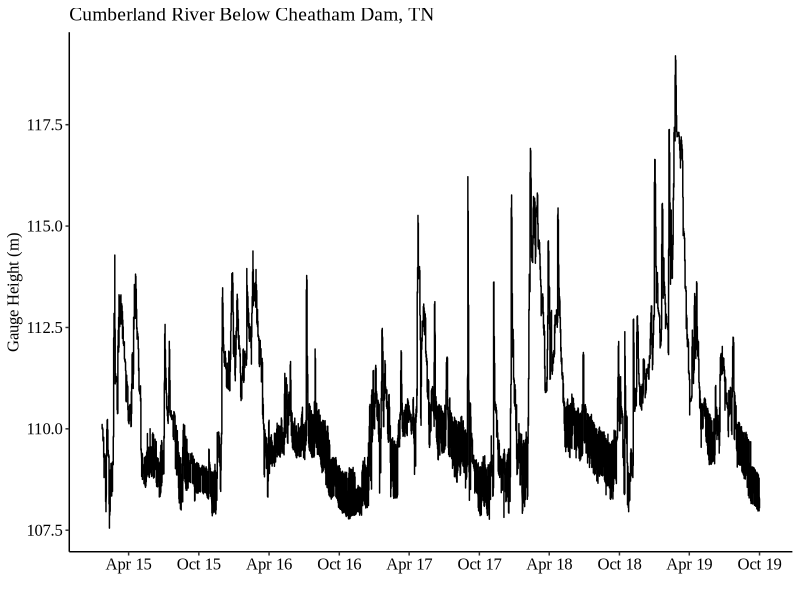
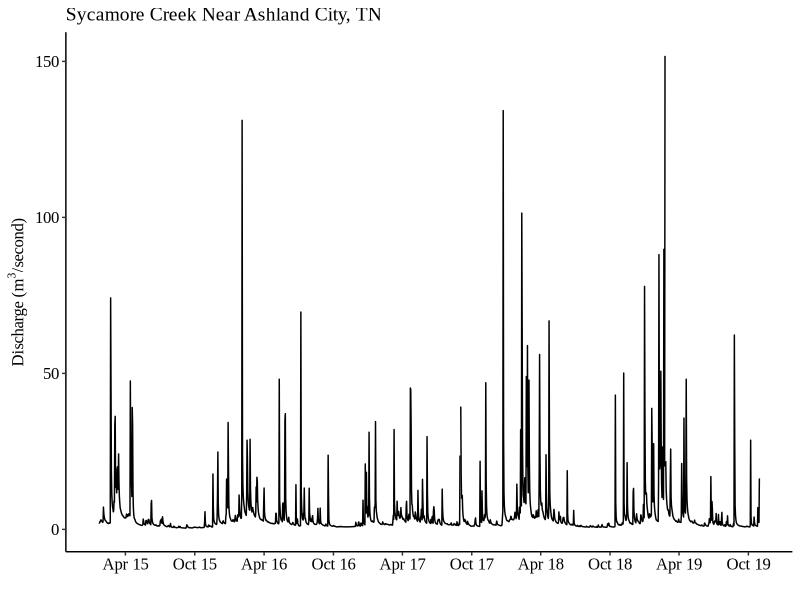

The R source for these figures, in order: (Note: this script raises an error after producing the figures.)
## ---- chunk 1
packages <- c(
  "caret",
  "utils",
  "raster",
  "data.table",
  "grid",
  "vegan",
  "permute",
  "sp",
  "dplyr",
  "ggplot2",
  "tidyr",
  "knitr",
  "lattice",
  "MASS",
  "randomForest",
  "randomForestExplainer",
  "ROCR",
  "cowplot",
  "ggrepel",
  "gt",
  "glue",
  "pdp",
  "scales",
  "kableExtra",
  "cowplot",
  "vegan"
)

sapply(packages, require, character.only=T)
## ---- chunk 2
theme_set(
  theme_bw(base_family = "Times New Roman")
)
## ---- chunk 3
study <- read.csv("public_data/Cottonmouth-Datasheet.csv")
## ---- chunk 4
gauge<-read.csv("data/GaugeData-USGS.csv")
gauge[,2]<-as.Date(gauge[,2])
gauge[,4]<-gauge[,3]*0.3048

discharge<-read.csv("data/SycamoreData-USGS.csv")
discharge[,2]<-as.Date(discharge[,2])
discharge[,4]<-discharge[,3]*0.0283168

p1<-ggplot(gauge, aes(x =gauge$datetime, y= gauge$V4))+
  geom_line(color = "black")+
  xlab("")+
  ylab("Gauge Height (m)")+
  ggtitle("Cumberland River Below Cheatham Dam, TN")+
  #ggtitle("USGS 03435000 Cumberland River Below Cheatham Dam, TN")+
  scale_x_date(breaks=date_breaks("6 months"), labels = date_format("%b %y"))+
  theme_classic() +
  theme(text = element_text(family = "Times New Roman")) +
  theme(
    plot.title = element_text(size = 14),
    axis.title.x = element_text(size = 12),
    axis.title.y = element_text(size = 12),
    axis.text.x = element_text(size = 12, color = "black"),
    axis.text.y = element_text(size = 12, color = "black")
  )

p2<-ggplot(discharge, aes(x =discharge$datetime, y= discharge$V4))+
  geom_line(color = "black")+
  xlab("")+
  ylab(expression("Discharge (" * m^3 * "/second)"))+
  ggtitle("Sycamore Creek Near Ashland City, TN")+
  #ggtitle("USGS 03431800 Sycamore Creek Near Ashland City, TN")+
  scale_x_date(breaks=date_breaks("6 months"), labels = date_format("%b %y"))+
  theme_classic() +
  theme(text = element_text(family = "Times New Roman")) +
  theme(
    plot.title = element_text(size = 14),
    axis.title.x = element_text(size = 12), 
    axis.title.y = element_text(size = 12),
    axis.text.x = element_text(size = 12, color = "black"),
    axis.text.y = element_text(size = 12, color = "black")
  )

(p1 / p2) #stack plots using patchwork

ggsave("HCB_figs/fig2_hydrographs.jpg")
#ggsave("HCB_figs/fig1_hydrographs.jpg", width = 3.43, height = 3)
## ---- chunk 5
#Subsetting Groups
male<- study %>% subset(Group == "MALE")
female<- study %>% subset(Group == "FEMALE")
juvenile<- study %>% subset(Group == "JUVENILE")
YOY<- study %>% subset(Group == "YOY")
## ---- chunk 6
glimpse(study)
s<-study[,c(3:24)]
s<-na.omit(s)
glimpse(s)
## ---- chunk 7
#Averaged surface and ambient temperature variables
Temp<-(s$Surface.Temp+s$Ambient.Temp)/2
s<-cbind(s,Temp)
#Removed correlated variables
s<-s[,c(1,5,6,7,8,9,10,11,12,13,14,15,17,18,19,20,21,22,23)]
glimpse(s)
## ---- chunk 8
s1<-s[,c(1,2,3,4,5,6,7,8,9,10,11,12,13,14,15,16,17,18,19)]
glimpse(s1)
#PCA
pc<-princomp(s1[,c(2,3,4,5,6,7,8,9,10,11,12,13,14,15,16,19)], cor = T, scores = T)
#Component
#Setting- Up ANOVA
comp<-pc$scores[,1:3]
s1<-cbind(s1, comp)
#Snake Averages
group<- s1 %>% subset(Type == "SNAKE")

pcomp<-group_by(group, Group)%>%
  summarise(Comp.1 = mean(Comp.1),
            Comp.2 = mean(Comp.2),
            Comp.3 = mean(Comp.3))
## ---- chunk 9
summary(pc)
screeplot(pc, type = "l")
## ---- chunk 10
##Colored Plot Snake vs Habitat
p<-ggplot(data = s1, aes(Comp.1, Comp.2, shape = Type))+
  geom_point(size = 3.1)+
  scale_shape_manual(values = c(21, 19))+
  theme_bw(base_size = 24)+
  theme(panel.grid = element_blank(), panel.border = element_rect(fill= "transparent"))+
  geom_hline(yintercept = 0, lty = 2) +
  geom_vline(xintercept = 0, lty = 2)+
  xlim(-6,6)+
  ylim(-4.5,4.5)+
  stat_ellipse(type = "norm", aes(color = Type), 
               show.legend = FALSE,size = 1, level = 0.95, linetype = 1)+
  scale_color_manual(values=c("#969696", "#252525"))+
  annotate("label",  x = 3.5, y = 2.7, label = "Cottonmouth", color ="#252525", size = 9, family = "Times New Roman")+
  annotate("label",  x = 3, y = -3.5, label = "Habitat", color ="#969696", size = 9, family = "Times New Roman")+
  xlab(expression(atop("aquatic sites" %<->% "terrestrial sites", paste("PC-1 (22.6%)" ))))+
  ylab(expression(atop ("PC-2 (11.8%)", paste("low cover " %<->% "high cover"))))+
  theme(text = element_text(family = "Times New Roman")) +
  theme(legend.position="none", legend.background = element_rect(fill="White",
                                                                 size=0.5),
    axis.title.x = element_text(size = 26),
    axis.title.y = element_text(size = 26),
    axis.text.x = element_text(size = 20, color = "black"),
    axis.text.y = element_text(size = 20, color = "black")
  )

#Adding Densities
xdens<-axis_canvas(p, axis = "x")+
  geom_density(data =group, aes(Comp.1, color = group$Group, fill = group$Group), alpha = 0.15, size =1, linetype= "dashed")+
  scale_fill_manual(values = c("#F8766D","#7CAE00","#00BFC4", "#C77CFF"))+
  scale_color_manual(values = c("#F8766D","#7CAE00","#00BFC4", "#C77CFF")) +
  theme(text = element_text(family = "Times New Roman"))

ydens<-axis_canvas(p, axis = "y", coord_flip = TRUE)+
  geom_density(data =group, aes(Comp.2, color = group$Group, fill = group$Group), alpha = 0.15, size =1, linetype= "dashed")+
  scale_fill_manual(values = c("#F8766D","#7CAE00","#00BFC4", "#C77CFF"))+
  scale_color_manual(values = c("#F8766D","#7CAE00","#00BFC4", "#C77CFF"))+
  theme(text = element_text(family = "Times New Roman")) +
  coord_flip()

p1<-insert_xaxis_grob(p, xdens, grid::unit(0.2, "null"), position= "top")
p2<-insert_yaxis_grob(p1,ydens, grid::unit(0.2, "null"), position = "right")

twogroup<-ggdraw(p2)

#Colored Intraspecific Group
gg_scatter1<-ggplot(data = s1, aes(Comp.1, Comp.2, shape = Type))+
  scale_shape_manual(values = c(15,21,16,17,18, 19))+
  theme_bw(base_size = 24)+
  theme(text = element_text(family = "Times New Roman")) +
  theme(panel.grid = element_blank(), panel.border = element_rect(fill= "transparent"))+
  geom_hline(yintercept = 0, lty = 2) +
  geom_vline(xintercept = 0, lty = 2)+
  xlim(-6,6)+
  ylim(-4.5,4.5)+
  stat_ellipse(type = "norm", aes(color = Type), 
               show.legend = FALSE,size = 1, level = 0.95, linetype = 1)+
  scale_color_manual(values=c("#F8766D","#969696","#7CAE00","#00BFC4", "#C77CFF", "#252525"))+
  annotate("label",  x = 3.2, y = 2.7, label = "Cottonmouth", color ="#252525", size = 9, family = "Times New Roman")+
  annotate("label",  x = 3, y = -3.5, label = "Habitat", color ="#969696", size = 9, family = "Times New Roman")+
  xlab(expression(atop("aquatic sites" %<->% "terrestrial sites", paste("PC-1 (22.6%)" ))))+
  ylab(expression(atop ("PC-2 (11.8%)", paste("low cover " %<->% "high cover"))))+
  theme(legend.position="none", legend.background = element_rect(fill="White",
                                                                 size=0.5),
    axis.title.x = element_text(size = 26),
    axis.title.y = element_text(size = 26),
    axis.text.x = element_text(size = 20, color = "black"),
    axis.text.y = element_text(size = 20, color = "black"))

pp<-gg_scatter1+
  geom_point(data =pcomp, aes(pcomp$Comp.1, pcomp$Comp.2, shape = Group, color = Group), size = 8, alpha= 0.8)+
  theme(text = element_text(family = "Times New Roman")) +
  annotate("label", x = 0.9, y = 0.5, label = "FEMALE", color ="#F8766D", size = 6, family = "Times New Roman")+
  annotate("label", x = -1.6, y = 1.2, label = "JUVENILE", color ="#7CAE00", size = 6, family = "Times New Roman")+
  annotate("label", x = -0.7, y = -0.15, label = "MALE", color ="#00BFC4", size = 6, family = "Times New Roman")+
  annotate("label", x = 0.8, y = 1.7, label = "NEONATE", color ="#C77CFF", size =6, family = "Times New Roman")

#Adding Densities for Intraspecific Groups
xdens1<-axis_canvas(pp, axis = "x")+
  geom_density(data =group, aes(Comp.1, color = group$Group, fill = group$Group), alpha = 0.15, size =1, linetype= "dashed")+
  scale_fill_manual(values = c("#F8766D","#7CAE00","#00BFC4", "#C77CFF"))+
  scale_color_manual(values = c("#F8766D","#7CAE00","#00BFC4", "#C77CFF"))

ydens1<-axis_canvas(pp, axis = "y", coord_flip = TRUE)+
  geom_density(data =group, aes(Comp.2, color = group$Group, fill = group$Group), alpha = 0.15, size =1, linetype= "dashed")+
  scale_fill_manual(values = c("#F8766D","#7CAE00","#00BFC4", "#C77CFF"))+
  scale_color_manual(values = c("#F8766D","#7CAE00","#00BFC4", "#C77CFF"))+
  coord_flip()

p11<-insert_xaxis_grob(pp, xdens1, grid::unit(0.2, "null"), position= "top")
p22<-insert_yaxis_grob(p11,ydens1, grid::unit(0.2, "null"), position = "right")

fourgroup<-ggdraw(p22)

colored<-plot_grid(twogroup,fourgroup, nrow = 1, align = "h")
## ---- chunk 11
colored
ggsave("HCB_figs/fig3_PCA_ellipses.jpg")
## ---- chunk 12
Description<- c("Percentage of canopy above quadrat", "Coverage within quadrat","Coverage within quadrat","Coverage within quadrat","Coverage within quadrat", "Height of largest living woody stem", "Height of cover object closest to snake point", "Distance to nearest cover object", "Diameter of largest log within quadrat", "Distance to nearest water source", "Water depth measured within quadrat", "Coverage within quadrat","Coverage within quadrat","Coverage within quadrat", "Coverage within quadrat","Mean temperature within quadrat", "", "")

loadings<-pc$loadings[,1:3]
sdev<-t(data.frame(pc$sdev))
eigen<-sdev[,1:3]
Variance<-c(22.60, 11.81, 9.27)
loadings<-rbind(loadings, eigen, Variance)
loadings<-round(loadings, digits = 3)
names(loadings)<-c("PC-1", "PC-2", "PC-3")
loadings<-round(loadings, digits = 3)
loadings<-cbind(Description, loadings)

"Variable (units)"<-c("Canopy Closure (%)", "Rock Cover (%)", "Leaf Cover (%)", "Vegetative Cover (%)", "Fallen Log Cover (%)","Woody Stem Height (cm)", "Cover Height (cm)", "Distance To Cover (cm)","Log Diameter (cm)", "Distance To Water (cm)", "Water Depth (cm)", "Percent Water (%)", "Percent Woody Debris (%)", "Percent Floating Vegetation (%)", "Percent Bare Soil (%)", "Mean Temperature (C)", "Eigenvalue", "Explained Variance")

loadings<-cbind(`Variable (units)`,loadings)
names(loadings)<-c("Variable (units)", "Description", "PC-1", "PC-2", "PC-3")
row.names(loadings)<-NULL

kable(loadings) %>%
  kable_styling("striped")%>%
  pack_rows("PCA Statistics", 17,18)
  
## ---- chunk 13
# #PERMANOVA
# Perm1<-adonis2(s1[,c(2,3,4,5,6,7,8,9,10,11,12,13,14,15,16,22)]~ Type, data = s1, method='eu')
# Perm1<-cbind(Perm1$aov.tab[1,4], Perm1$aov.tab[1,6])
# 
# #PERMDISP
# dist<-dist(scale(s1[,c(2,3,4,5,6,7,8,9,10,11,12,13,14,15,16,22)]))
# bd<-anova(betadisper(dist,s1$Type))
# beta<-betadisper(dist,s1$Type)
# bd1<-cbind(bd$`F value`, bd$`Pr(>F)`)
# bd1<-data.frame(bd1)
# bd1<-bd1[-2,]
# PermDisp<- cbind(Perm1, bd1)
# names(PermDisp)<-c("Pseudo-F", "P", "F", "P ")
# row.names(PermDisp)<-c("Proportions (Euclidean)")
# 
# gt(PermDisp, rownames_to_stub = TRUE)%>%
#   fmt_number(columns = c(1,3),
#              decimals = 2,
#              suffixing = T)%>%
#     fmt_scientific(columns = c(2,4),
#              decimals = 2)%>%
#   tab_spanner(
#     label = "PERMANOVA", columns = 1:2)%>%
#   tab_spanner(
#     label = "PERMDISP", columns = 3:4)%>%
#   tab_source_note(
#     source_note = "N(permutations) = 999")%>%
#   tab_source_note(
#     source_note = "df = 1")
## ---- chunk 14
vars <- c(2:16, 22)

# distance matrix
d <- dist(scale(s1[, vars]), method = "euclidean")

# PERMANOVA
perm <- adonis2(d ~ Type, data = s1)

Perm1 <- data.frame(
  `Pseudo-F` = perm$F[1],
  P = perm$`Pr(>F)`[1],
  check.names = FALSE
)

# PERMDISP
beta <- betadisper(d, s1$Type)
bd <- anova(beta)

bd1 <- data.frame(
  F = bd$`F value`[1],
  `P ` = bd$`Pr(>F)`[1],
  check.names = FALSE
)

# Combine
PermDisp <- cbind(Perm1, bd1)

row.names(PermDisp) <- "Proportions (Euclidean)"

PermDisp

gt(PermDisp, rownames_to_stub = TRUE)%>%
  fmt_number(columns = c(1,3),
             decimals = 2,
             suffixing = T)%>%
    fmt_scientific(columns = c(2,4),
             decimals = 2)%>%
  tab_spanner(
    label = "PERMANOVA", columns = 1:2)%>%
  tab_spanner(
    label = "PERMDISP", columns = 3:4)%>%
  tab_source_note(
    source_note = "N(permutations) = 999")%>%
  tab_source_note(
    source_note = "df = 1")

## ---- chunk 15
beta
## ---- chunk 16
pcomp<-pcomp[,2:4]
names(pcomp)<- c( "PC-1","PC-2", "PC-3")
row.names(pcomp)<-c("Female", "Juvenile", "Male", "YOY")
pcomp[,1:3]<-round(pcomp[,1:3], digits = 3)

C1<-aov(Comp.1~Group, group)
C2<-aov(Comp.2~Group, group)
C3<-aov(Comp.3~Group, group)

F.value<-c(anova(C1)$"F value"[1], anova(C2)$"F value"[1], anova(C3)$"F value"[1])
p.value<-c(anova(C1)$"Pr(>F)"[1],anova(C2)$"Pr(>F)"[1],anova(C3)$"Pr(>F)"[1])

stats<-data.frame(t(cbind(F.value, p.value)))
names(stats)<-c( "PC-1","PC-2", "PC-3")
pcomp<-rbind(pcomp,stats)

row.names(pcomp)<-c("Female", "Juvenile", "Male", "YOY", "F", "P-value")
pcomp<-round(pcomp, digits = 3)

gt(pcomp, rownames_to_stub = TRUE)%>%
  tab_stubhead(label = "Cottonmouth conspecific")%>%
  tab_row_group( group = "",
    rows = 1:4
  )%>%
  tab_row_group(
    group = "ANOVA",rows = c(5,6))
## ---- chunk 17
#PC-1
#ANOVA
summary(C1)
#Tukey
TukeyHSD(C1)
#PC-2
#ANOVA
summary(C2)
#Tukey 2
TukeyHSD(C2)

#PC-3
#ANOVA
summary(C3)

#Tukey 3
TukeyHSD(C3)
## ---- chunk 18
PC1<-ggplot(group, aes(x = Group, y = group$Comp.1, color = Group))+
  scale_color_manual(values = c("#F8766D","#7CAE00","#00BFC4", "#C77CFF"))+
  geom_boxplot()+
 ylab(expression(atop("aquatic site" %<->% "terrestrial sites", paste("PC-1 (22.6%)" ))))+
  xlab("")+
  geom_text(aes(4, 2.5, label = paste("P= 0.233")), color = "black", size=4)+
  theme_classic()+
  theme(legend.position="none", legend.background = element_rect(fill="White",size=0.5))

PC2<-ggplot(group, aes(x = Group, y = group$Comp.2, color = Group))+
  scale_color_manual(values = c("#F8766D","#7CAE00","#00BFC4", "#C77CFF"))+
  geom_boxplot()+
  ylab(expression(atop("low cover" %<->% "high cover", paste("PC-2 (11.8%)" ))))+
  xlab("")+
  geom_text(aes(4, 5, label = paste("P= 0.016*")), color = "black", size=4)+
  theme_classic()+
  theme(legend.position="none", legend.background = element_rect(fill="White",size=0.5))

PC3<-ggplot(group, aes(x = Group, y = group$Comp.3, color = Group))+
  scale_color_manual(values = c("#F8766D","#7CAE00","#00BFC4", "#C77CFF"))+
  geom_boxplot()+
  ylab(expression(atop("high vegetation" %<->% "low vegetation", paste("PC-3 (9.2%)" ))))+
  xlab("")+
  geom_text(aes(4, 5, label = paste("P= 0.358")), color = "black", size=4)+
  theme_classic()+
  theme(legend.position="none", legend.background = element_rect(fill="White",size=0.5))

plot_grid(PC1, PC2, PC3, labels=c("A)", "B)", "C)"), ncol = 3, nrow = 1)
## ---- chunk 19
#Linear Regression
mod<-lm(SVL~Comp.1,group)
mod2<-lm(SVL~Comp.2,group)
mod3<-lm(SVL~Comp.3,group)

LR1<-ggplot(group, aes(x= SVL, y= Comp.1))+
  geom_point(size = 2)+
  xlim(209, 1061)+
  geom_smooth(method = "lm", color= "black")+
  geom_hline(yintercept = 0, lty = 2) +
  geom_vline(xintercept = 600, lty = 2)+
  theme_bw(base_size = 24)+
  #geom_text(aes(900, 6, label = paste("R-squared = 0.034")), color="black")+
  geom_text(aes(900, 3, label = paste("P = 0.02")), color = "black", size=10, family = "Times New Roman")+
  #geom_text(aes(900, 3, label = paste("P = 0.023")), color = "black", size=10, family = "Times New Roman")+
  xlab("Snout-Vent Length (mm)")+
  ylab(expression(atop("aquatic site" %<->% "terrestrial sites", paste("PC-1 (22.6%)" ))))+
  ylim(-3,3)+
  guides(shape = "none")+
  theme(text = element_text(family = "Times New Roman")) +
  theme(panel.grid = element_blank(), panel.border = element_rect(fill= "transparent"),
    axis.title.x = element_text(size = 28),
    axis.title.y = element_text(size = 28),
    axis.text.x = element_text(size = 22),
    axis.text.y = element_text(size = 22)
  )

LR2<-ggplot(group, aes(x= SVL, y= Comp.2))+
  geom_point(size = 2)+
  xlim(209, 1061)+
  geom_smooth(method = "lm", color= "black")+
  geom_hline(yintercept = 0, lty = 2) +
  geom_vline(xintercept = 600, lty = 2)+
  theme_bw(base_size = 24)+
  #geom_text(aes(900, 6, label = paste("R-squared = 0.045")), color="black")+
  geom_text(aes(900, 3, label = paste("P = 0.008")), color = "black", size = 10, family = "Times New Roman")+
  xlab("Snout-Vent Length (mm)")+
  ylab(expression(atop("low cover" %<->% "high cover", paste("PC-2 (11.8%)" ))))+
  ylim(-3,3)+
  guides(shape = "none")+
  theme(text = element_text(family = "Times New Roman")) +
  theme(panel.grid = element_blank(), panel.border = element_rect(fill= "transparent"),
    axis.title.x = element_text(size = 28),
    axis.title.y = element_text(size = 28),
    axis.text.x = element_text(size = 22),
    axis.text.y = element_text(size = 22)
  )

LR3<-ggplot(group, aes(x= SVL, y= Comp.3))+
  geom_point(size = 2)+
  xlim(209, 1061)+
  geom_hline(yintercept = 0, lty = 2) +
  geom_vline(xintercept = 600, lty = 2)+
  theme_bw(base_size = 24)+
  #geom_text(aes(900, 6, label = paste("R-squared = 0.045")), color="black")+
  geom_text(aes(900, 3, label = paste("P = 0.49")), color = "black", size = 10, family = "Times New Roman")+
  xlab("Snout-Vent Length (mm)")+
  ylab(expression(atop("high vegetation" %<->% "low vegetation", paste("PC-3 (9.2%)" ))))+
  ylim(-3,3)+
  guides(shape = "none")+
  theme(text = element_text(family = "Times New Roman")) +
  theme(panel.grid = element_blank(), panel.border = element_rect(fill= "transparent"),
    axis.title.x = element_text(size = 28),
    axis.title.y = element_text(size = 28),
    axis.text.x = element_text(size = 22),
    axis.text.y = element_text(size = 22)
  )

#combine using patchwork
(LR1 + LR2 + LR3) +
  plot_annotation(tag_levels = 'A')

ggsave("HCB_figs/fig4_SVL_PCA_regressions.jpg")
## ---- chunk 20
summary(mod)
summary(mod2)
summary(mod3)
## ---- chunk 21
#Went with the Full Model
rf<-s1[,c(1,2,3,4,5,6,7,8,9,10,11,12,13,14,15,16,19)]
## ---- chunk 22
#Setting up Cross Validation Training and Validation sets
set.seed(123)
ind<-sample(2,nrow(rf),replace = T, prob = c(0.9,0.1))
train<-rf[ind==1,]
test<-rf[ind==2,]
## ---- chunk 23

train$Type <- as.factor(train$Type)
test$Type  <- as.factor(test$Type)

set.seed(123)
a1<- randomForest(Type~., data = train, ntree = 6000, importance = T)
a2<- randomForest(Type~., data = train, ntree = 6000, importance = T)
a3<- randomForest(Type~., data = train, ntree = 6000, importance = T)
a4<- randomForest(Type~., data = train, ntree = 6000, importance = T)
a5<- randomForest(Type~., data = train, ntree = 6000, importance = T)
a6<- randomForest(Type~., data = train, ntree = 6000, importance = T)
a7<- randomForest(Type~., data = train, ntree = 6000, importance = T)
a8<- randomForest(Type~., data = train, ntree = 6000, importance = T)
a9<- randomForest(Type~., data = train, ntree = 6000, importance = T)
a10<- randomForest(Type~., data = train, ntree = 6000, importance = T)
b1<- randomForest(Type~., data = train, ntree = 6000, importance = T)
b2<- randomForest(Type~., data = train, ntree = 6000, importance = T)
b3<- randomForest(Type~., data = train, ntree = 6000, importance = T)
b4<- randomForest(Type~., data = train, ntree = 6000, importance = T)
b5<- randomForest(Type~., data = train, ntree = 6000, importance = T)
b6<- randomForest(Type~., data = train, ntree = 6000, importance = T)
b7<- randomForest(Type~., data = train, ntree = 6000, importance = T)
b8<- randomForest(Type~., data = train, ntree = 6000, importance = T)
b9<- randomForest(Type~., data = train, ntree = 6000, importance = T)
b10<- randomForest(Type~., data = train, ntree = 6000, importance = T)
c1<- randomForest(Type~., data = train, ntree = 6000, importance = T)
c2<- randomForest(Type~., data = train, ntree = 6000, importance = T)
c3<- randomForest(Type~., data = train, ntree = 6000, importance = T)
c4<- randomForest(Type~., data = train, ntree = 6000, importance = T)
c5<- randomForest(Type~., data = train, ntree = 6000, importance = T)
c6<- randomForest(Type~., data = train, ntree = 6000, importance = T)
c7<- randomForest(Type~., data = train, ntree = 6000, importance = T)
c8<- randomForest(Type~., data = train, ntree = 6000, importance = T)
c9<- randomForest(Type~., data = train, ntree = 6000, importance = T)
c10<- randomForest(Type~., data = train, ntree = 6000, importance = T)
## ---- chunk 24
OOB1<-c(a1$err.rate[6000,1],a2$err.rate[6000,1],a3$err.rate[6000,1],a4$err.rate[6000,1],a5$err.rate[6000,1],a6$err.rate[6000,1],
       a7$err.rate[6000,1],a8$err.rate[6000,1],a9$err.rate[6000,1],a10$err.rate[6000,1],b1$err.rate[6000,1],b2$err.rate[6000,1],
       b3$err.rate[6000,1],b4$err.rate[6000,1],b5$err.rate[6000,1],b6$err.rate[6000,1],b7$err.rate[6000,1],b8$err.rate[6000,1],
       b9$err.rate[6000,1],b10$err.rate[6000,1],c1$err.rate[6000,1],c2$err.rate[6000,1],c3$err.rate[6000,1],c4$err.rate[6000,1],
       c5$err.rate[6000,1],c6$err.rate[6000,1],c7$err.rate[6000,1],c8$err.rate[6000,1],c9$err.rate[6000,1],c10$err.rate[6000,1])
OOB<-c(1-min(OOB1),1-mean(OOB1), 1-max(OOB1))
## ---- chunk 25
files<-list(a1,a2,a3,a4,a5,a6,a7,a8,a9,a10,b1,b2,b3,b4,b5,b6,b7,b8,b9,b10,c1,c2,c3,c4,c5,c6,c7,c8,c9,c10)

cv<-(function(x){
p<-predict(x, test)
cm<-caret::confusionMatrix(p, positive = "SNAKE",test$Type)

CVTABLE<-t(data.frame(cm$overall))
CV2TABLE<-t(data.frame(cm$byClass))

cv_table<-cbind(CVTABLE,CV2TABLE)
cv_table<-cv_table[,c(1,2,8,9)]
cv_table
})

cv_table<-t(data.frame(lapply(files, cv)))

cv_max<-c(max(cv_table[,1]), max(cv_table[,2]), max(cv_table[,3]), max(cv_table[,4]))
cv_mean<-c(mean(cv_table[,1]), mean(cv_table[,2]), mean(cv_table[,3]), mean(cv_table[,4]))
cv_min<-c(min(cv_table[,1]), min(cv_table[,2]), min(cv_table[,3]), min(cv_table[,4]))

cv_table<-data.frame(rbind(cv_max,cv_mean, cv_min))

RandomForest_Model<-c("Maximum", "Mean", "Minimum")
## ---- chunk 26

AUC<- function(z){
pred<-predict(z, test, type = "prob")
pred<-pred[,2]
pred<-prediction(pred, test$Type)

#AUC (Area Under The Curve)
auc<-performance(pred, "auc")
auc<-unlist(slot(auc, "y.values"))
  
}

AUC<-t(data.frame(lapply(files, AUC)))

AUC<-c(max(AUC), mean(AUC), min(AUC))
## ---- chunk 27
models<-cbind(cv_table, OOB, AUC)
models<-round(models, digits = 3)
models<-cbind(RandomForest_Model,models)
gt(models)%>%
  cols_label(
    RandomForest_Model = "Random Forest Models",
    X1 = "Accuracy",
    X2 = "Kappa",
    X3 = "Sensitivity",
    X4 = "Specificity")%>%
  tab_source_note(
    source_note = "N(trees) = 6000")%>%
  tab_source_note(
    source_note = "OOB = Out of Bag Accuracy")%>%
    tab_source_note(
    source_note = "AUC = Area Under the Curve")
## ---- chunk 28
a7 # Maximum Accuracy
a1 #Mean Accuracy
## ---- chunk 29
MDA<-randomForest::importance(a7, class = "SNAKE")
MDA<-data.frame(MDA[,c(1,2)])
gen<-sum(MDA[,1])
sna<-sum(MDA[,2])
#Calculating relative importance of MDA
MDA[,1]<-(MDA[,1]/gen)*100
MDA[,2]<-(MDA[,2]/gen)*100

#Plotting
Habitat_Variables <- c("Canopy Closure", "Rock Cover", "Leaf Cover", "Vegetative Cover","Fallen Log Cover","Woody Stem Height", "Cover Height", "Distance To Cover","Log Diameter","Distance To Water", "Water Depth", "Percent Water", "Percent Woody Debris", "Percent Floating Vegetation", "Percent Bare Soil", "Mean Temperature")

D <-cbind(Habitat_Variables,MDA)
row.names(D)<-NULL

ggplot(D, aes(x = reorder(Habitat_Variables, D$SNAKE), y = D$SNAKE))+
  geom_col(aes(fill=D$SNAKE), color = "black", width = 0.9)+
  geom_text(label=round(D$SNAKE,1), nudge_y = 0.5, size = 4, family = "Times New Roman")+
    #labs(subtitle = "Snake Model")+
    ylab("Relative Importance")+
    #xlab("")+
  xlab(expression(atop("Environmental Variables", paste(""))))+
  coord_flip()+
  #theme_classic()+
  theme(text = element_text(family = "Times New Roman")) +
  theme(legend.position = "none",
    axis.title.x = element_text(size = 12),
    axis.title.y = element_text(size = 12),
    axis.text.x = element_text(size = 10),
    axis.text.y = element_text(size = 10, color = "black"),
  ) +
  scale_fill_gradient2(low="white", high="black")

ggsave("HCB_figs/fig5_variable_importance.jpg")
## ---- chunk 30
#RF a7
plotx<-partial(a7, pred.var = "Dist..To.Water", pdp = T, center = T, plot = T, plot.engine = "ggplot2", type = "classification", which.class = "SNAKE", train = train, rug = F)

ploty<-partial(a7, pred.var = "X.Bare.soil", pdp = T, center = T, plot = T, plot.engine = "ggplot2", type = "classification", which.class = "SNAKE", train = train, rug = F)

plotz<-partial(a7, pred.var = "Rock.Cover", pdp = T, center = T, plot = T, plot.engine = "ggplot2", type = "classification", which.class = "SNAKE", train = train, rug = F)

plotz1<-partial(a7, pred.var = "Depth", pdp = T, center = T, plot = T, plot.engine = "ggplot2", type = "classification", which.class = "SNAKE", train = train, rug = F)

plotz2<-partial(a7, pred.var = "X.Water", pdp = T, center = T, plot = T, plot.engine = "ggplot2", type = "classification", which.class = "SNAKE", train = train, rug = F)

plotz3<-partial(a7, pred.var = "Dist..To.Cover", pdp = T, center = T, plot = T, plot.engine = "ggplot2", type = "classification", which.class = "SNAKE", train = train, rug = F)
## ---- chunk 31

theme_partial_dependence <- theme_bw() +
  theme(
    text = element_text(family = "Times New Roman"),
    axis.title.x = element_text(size = 12),
    axis.title.y = element_text(size = 12),
    axis.text.x  = element_text(size = 10, color = "black"),
    axis.text.y  = element_text(size = 10, color = "black")
  )

pd_plot1<-ploty+ 
  geom_line(size = 1)+
  xlab("Bare Soil Cover (%)")+
  ylab("Relative Probability")+
  xlim(0,105) +
  theme_partial_dependence

pd_plot2<-plotx+
  geom_line(size = 1)+
  xlab("Distance to Water (cm)")+
  ylab("")+
  ylim(-1.05,0.35)+
  theme_partial_dependence

pd_plot3<-plotz+ 
  geom_line(size = 1)+
  xlab("Rock Cover (%)")+
  ylab("")+
  theme_partial_dependence

pd_plot4<-plotz1+ 
  geom_line(size = 1)+
  xlab("Water Depth (cm)")+
  ylab("Relative Probability")+
  xlim(0,105)+
  ylim(-0.25,0.4)+
  theme_partial_dependence

pd_plot5<-plotz2+ 
  geom_line(size = 1)+
  xlab("Water Cover (%)")+
  ylab("")+
  xlim(0,105)+
  ylim(-0.80, 0.25)+
  theme_partial_dependence

pd_plot6<-plotz3+ 
  geom_line(size = 1)+
  xlab("Distance to Cover (cm)")+
  ylab("")+
  ylim(-0.65,-0.2)+
  theme_partial_dependence

#combine plots using patchwork
(pd_plot1 + pd_plot2 + pd_plot3) / (pd_plot4 + pd_plot5 + pd_plot6) +
  plot_annotation(tag_levels = 'A')

ggsave("HCB_figs/fig6_partial_dependence_plots.jpg")
